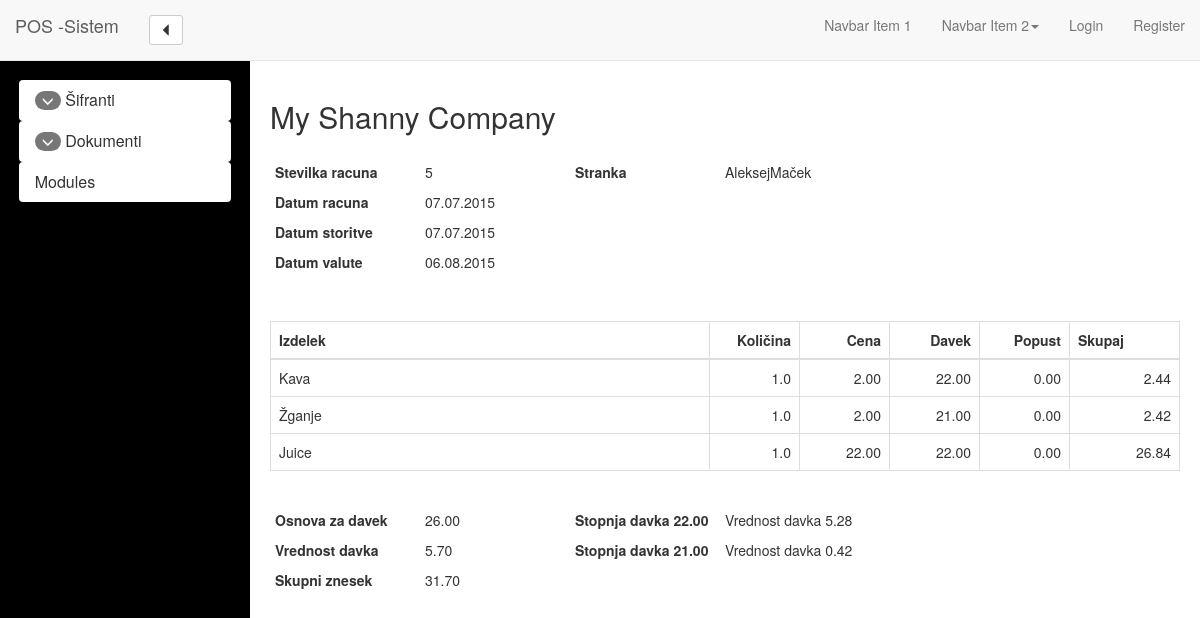
The page /invoice/racun_view/7 on the database its author committed.
### invoices/models.py (models this page shows, shortened)
class Racun(models.Model):
    stevilka = models.IntegerField(default=0)
    stranka = models.ForeignKey(Stranka)
    datum_izdaje = models.DateField()
    kraj_izdaje = models.CharField(max_length=50)
    datum_valute = models.DateField()
    datum_storitve = models.DateField()
    prodajalec = models.CharField(max_length=50)
    prodajni_pogoji = models.CharField(max_length=50)
    referenca = models.CharField(max_length=50)
    def skupniZneski(self):
        return RacunRekapitulacija(self)

class Stranka(models.Model):
    sifra = models.CharField(max_length=5)
    naziv = models.CharField(max_length=50)
    posta = models.CharField(max_length=50)
    ulica = models.CharField(max_length=50)
    kraj = models.CharField(max_length=50)
    def __str__(self):
        return self.naziv

class RacunPozicija(models.Model):
    racun = models.ForeignKey(Racun)
    zaporedna_stevilka = models.IntegerField()
    artikel = models.ForeignKey(Artikel)
    txtSifraArtikla = models.CharField(max_length=5)
    txtNazivArtikla = models.CharField(max_length=25)
    kolicina = models.FloatField(default=1)
    cena = models.FloatField(default=0)
    davek = models.FloatField(default=0)
    popust = models.FloatField(default=0)
    def skupaj(self):
        return self.cena * self.kolicina * (100+self.davek)/100 * (100-self.popust)/100

class Artikel(models.Model):
    sifra = models.CharField(max_length=5)
    naziv  = models.CharField(max_length=25)
    skupina = models.ForeignKey(SkupinaArtikla)
    cena = models.FloatField(default=0)
    davek = models.FloatField(default=0)
    em = models.CharField(max_length=3)
    def __str__(self):
        return self.naziv

### invoices/views.py (the view)
# urls.py: url(r"^racun_view/(?P<pk>\d+)$",PotrditevVnosaRacuna.as_view(), name="racun_view"),
class PotrditevVnosaRacuna(TemplateView):
    template_name = 'invoices/racun_preview.html'
    def get_context_data(self, *args, **kwargs):
        context = super().get_context_data(*args, **kwargs)
        pk = kwargs.get('pk')
        racun = get_object_or_404(Racun, pk = pk)
        racun_pozicije = get_list_or_404(RacunPozicija, racun=racun)
        recap = racun.skupniZneski()
        context['racun'] = racun
        context['racun_pozicije'] = racun_pozicije
        context['rekapitulacija'] = recap
        return context

### invoices/templates/invoices/racun_preview.html (shortened to what this page needs)
{% extends "invoices/base.html" %}
{% block main_content%}
    <div class='invoice-logo'>
        <h2>My Shanny Company</h2>
    </div>
    <div class='invoice-head'>
        <dl class='left table-display'>
            <dt>Stevilka racuna</dt><dd> {{racun.stevilka}}</dd>
            <dt>Datum racuna</dt><dd>{{racun.datum_izdaje|date:"d.m.Y"}}</dd>
            <dt>Datum storitve</dt><dd>{{racun.datum_storitve|date:"d.m.Y"}}</dd>
            <dt>Datum valute</dt><dd>{{racun.datum_valute|date:"d.m.Y"}}</dd>
        </dl>
        <dl class='right table-display'>
            <dt>Stranka</dt> <dd>{{ racun.stranka}}</dd>
        </dl>
    </div>
    <div class='invoice-details'>
        <table id='nakup-pozicije' class = "table table-stripped table-bordered">
            <thead>
            <tr>
                <th class='izdelek'>Izdelek</th>
                <th class='kolicina'>Količina</th>
                <th class='cena'>Cena</th>
                <th class='davek'>Davek</th>
                <th class='popust'>Popust</th>
                <th class='skupaj'>Skupaj</th>
            </tr>
            </thead>
            <tbody>
            {% for racun_pozicija in racun_pozicije %}
                 <tr>
                    <td class='artikel'> {{ racun_pozicija.artikel }} </td>
                    <td class='kolicina'> {{ racun_pozicija.kolicina }} </td>
                    <td class='cena'> {{racun_pozicija.cena|floatformat:2 }} </td>
                    <td class='davek'> {{racun_pozicija.davek|floatformat:2 }} </td>
                    <td class='popust'> {{racun_pozicija.popust|floatformat:2 }} </td>
                    <td class='skupaj'>{{racun_pozicija.skupaj|floatformat:2 }} </td>
                </tr>
            {% endfor %}
            </tbody>
        </table>
    </div>
    <div class='invoice-totals'>
        <dl class='left table-display'>
            <dt>Osnova za davek</dt><dd> {{rekapitulacija.skupajBrezDavka|floatformat:2 }}</dd>
            <dt>Vrednost davka</dt><dd>{{rekapitulacija.skupajDavki|floatformat:2 }}</dd>
            <dt>Skupni znesek</dt><dd>{{rekapitulacija.skupniZnesek|floatformat:2}}</dd>
        </dl>
        <dl class='right table-display'>
            {% for key, value in rekapitulacija.davki.items %}
                <dt>Stopnja davka {{key|floatformat:2}}</dt><dd>Vrednost davka {{value|floatformat:2}}</dd>
            {% endfor %}
        </dl>
    </div>
{% endblock main_content %}

### invoices/static/invoices/app_design.css (style rules this page uses)
td.kolicina, td.cena, td.popust, td.davek { width: 90px; text-align: right; }
th.kolicina, th.cena, th.davek, th.popust { width:90px; text-align: right; }
td.skupaj { width: 110px; text-align: right; }
div.invoice-head dl.left { float: left; }
div.invoice-head dl.right { float: left; }
div.invoice-details { clear: both; padding-top:30px; }
dl.table-display { float: left; width: 300px; margin: 1em 0; padding: 0; }
.table-display dt { clear: left; float: left; width: 150px; margin: 0; padding: 5px; font-weight: bold; }
.table-display dd { float: left; width: 150px; margin: 0; padding: 5px; }

### rows shown on the page
Racun: stevilka "5", datum_izdaje "07.07.2015", datum_storitve "07.07.2015", datum_valute "06.08.2015", stranka "AleksejMaček"
RacunPozicija: artikel "Kava", kolicina "1.0", cena "2.00", davek "22.00", popust "0.00", skupaj "2.44", davki "22.00"
RacunPozicija: artikel "Žganje", kolicina "1.0", cena "2.00", davek "21.00", popust "0.00", skupaj "2.42", davki "21.00"
RacunPozicija: artikel "Juice", kolicina "1.0", cena "22.00", davek "22.00", popust "0.00", skupaj "26.84"

### other values the page prints
{{ rekapitulacija.skupajBrezDavka|floatformat:2 }} "26.00"
{{ rekapitulacija.skupajDavki|floatformat:2 }} "5.70"
{{ rekapitulacija.skupniZnesek|floatformat:2 }} "31.70"
{{ value|floatformat:2 }} "5.28" "0.42"
